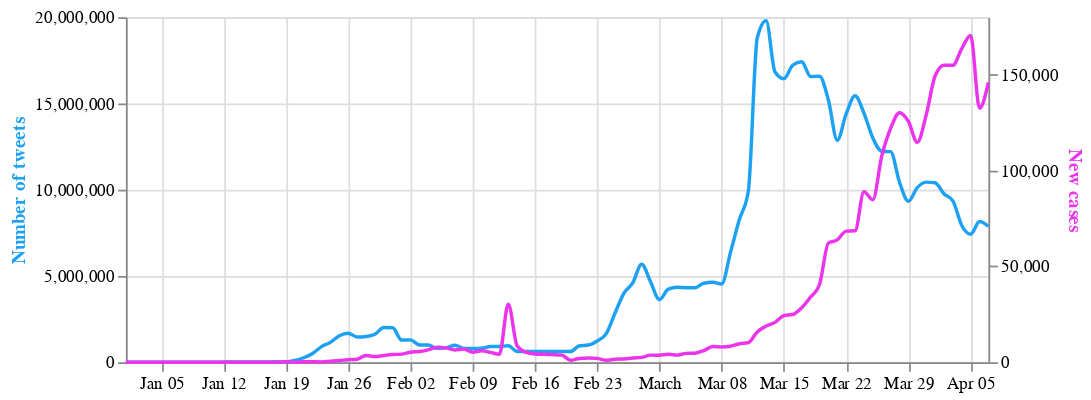

Source (notebook cell):
### Code cell
base = alt.Chart(merged_3).encode(
    alt.X('date:T', axis=alt.Axis(title=None))
).properties(
    width=500,
    height=200
)


line_tweets = base.mark_line(stroke='#1da1f2', interpolate='monotone').encode(
    alt.Y('Tweets',
          axis=alt.Axis(title='Number of tweets', titleColor='#1da1f2'))
)

line_cases = base.mark_line( interpolate='monotone', stroke='#eb34eb').encode(
    alt.Y('new_cases',
          axis=alt.Axis(title='New cases', titleColor='#eb34eb'))
)

alt.layer(line_tweets, line_cases).resolve_scale(
    y = 'independent'
)

### Figure 1 — Vega-Lite specification as saved in the notebook (floating-point values rounded to 4 significant figures)
{"config": {"view": {"continuousWidth": 400, "continuousHeight": 300}}, "layer": [{"mark": {"type": "line", "interpolate": "monotone", "stroke": "#1da1f2"}, "encoding": {"x": {"type": "temporal", "axis": {"title": null}, "field": "date"}, "y": {"type": "quantitative", "axis": {"title": "Number of tweets", "titleColor": "#1da1f2"}, "field": "Tweets"}}, "height": 200, "width": 500}, {"mark": {"type": "line", "interpolate": "monotone", "stroke": "#eb34eb"}, "encoding": {"x": {"type": "temporal", "axis": {"title": null}, "field": "date"}, "y": {"type": "quantitative", "axis": {"title": "New cases", "titleColor": "#eb34eb"}, "field": "new_cases"}}, "height": 200, "width": 500}], "data": {"name": "data-2630452bc11ea212d452ce67a2292795"}, "resolve": {"scale": {"y": "independent"}}, "$schema": "https://vega.github.io/schema/vega-lite/v4.8.1.json", "datasets": {"data-2630452bc11ea212d452ce67a2292795": [{"date": "2020-04-07T00:00:00", "Tweets": 7877346, "total_cases": 2687000.0, "new_cases": 146000.0, "new_deaths": 10680.0, "cnn_articles": 230.0, "fox_articles": 230.0}, {"date": "2020-04-06T00:00:00", "Tweets": 8153966, "total_cases": 2541000.0, "new_cases": 132600.0, "new_deaths": 9512.0, "cnn_articles": 169.0, "fox_articles": 169.0}, {"date": "2020-04-05T00:00:00", "Tweets": 7421877, "total_cases": 2408000.0, "new_cases": 170500.0, "new_deaths": 12620.0, "cnn_articles": 96.0, "fox_articles": 96.0}, {"date": "2020-04-04T00:00:00", "Tweets": 7928225, "total_cases": 2238000.0, "new_cases": 163700.0, "new_deaths": 13550.0, "cnn_articles": 120.0, "fox_articles": 120.0}, {"date": "2020-04-03T00:00:00", "Tweets": 9357113, "total_cases": 2074000.0, "new_cases": 154900.0, "new_deaths": 10020.0, "cnn_articles": 235.0, "fox_articles": 235.0}, {"date": "2020-04-02T00:00:00", "Tweets": 9767918, "total_cases": 1920000.0, "new_cases": 154900.0, "new_deaths": 10020.0, "cnn_articles": 260.0, "fox_articles": 260.0}, {"date": "2020-04-01T00:00:00", "Tweets": 10402981, "total_cases": 1765000.0, "new_cases": 149300.0, "new_deaths": 9348.0, "cnn_articles": 260.0, "fox_articles": 260.0}, {"date": "2020-03-31T00:00:00", "Tweets": 10442432, "total_cases": 1615000.0, "new_cases": 129000.0, "new_deaths": 7972.0, "cnn_articles": 144.0, "fox_articles": 144.0}, {"date": "2020-03-30T00:00:00", "Tweets": 10125714, "total_cases": 1486000.0, "new_cases": 114700.0, "new_deaths": 6456.0, "cnn_articles": 204.0, "fox_articles": 204.0}, {"date": "2020-03-29T00:00:00", "Tweets": 9333426, "total_cases": 1372000.0, "new_cases": 125600.0, "new_deaths": 7174.0, "cnn_articles": 108.0, "fox_articles": 108.0}, {"date": "2020-03-28T00:00:00", "Tweets": 10434671, "total_cases": 1246000.0, "new_cases": 130200.0, "new_deaths": 6982.0, "cnn_articles": 84.0, "fox_articles": 84.0}, {"date": "2020-03-27T00:00:00", "Tweets": 12209011, "total_cases": 1116000.0, "new_cases": 122000.0, "new_deaths": 5610.0, "cnn_articles": 210.0, "fox_articles": 210.0}, {"date": "2020-03-26T00:00:00", "Tweets": 12236719, "total_cases": 993700.0, "new_cases": 107500.0, "new_deaths": 5288.0, "cnn_articles": 256.0, "fox_articles": 256.0}, {"date": "2020-03-25T00:00:00", "Tweets": 13000269, "total_cases": 886200.0, "new_cases": 84770.0, "new_deaths": 4610.0, "cnn_articles": 260.0, "fox_articles": 260.0}, {"date": "2020-03-24T00:00:00", "Tweets": 14445841, "total_cases": 801400.0, "new_cases": 88970.0, "new_deaths": 3708.0, "cnn_articles": 253.0, "fox_articles": 253.0}, {"date": "2020-03-23T00:00:00", "Tweets": 15446246, "total_cases": 712400.0, "new_cases": 68570.0, "new_deaths": 3376.0, "cnn_articles": 231.0, "fox_articles": 231.0}, {"date": "2020-03-22T00:00:00", "Tweets": 14392561, "total_cases": 643900.0, "new_cases": 68410.0, "new_deaths": 3434.0, "cnn_articles": 101.0, "fox_articles": 101.0}, {"date": "2020-03-21T00:00:00", "Tweets": 12861351, "total_cases": 575400.0, "new_cases": 63820.0, "new_deaths": 2770.0, "cnn_articles": 75.0, "fox_articles": 75.0}, {"date": "2020-03-20T00:00:00", "Tweets": 15200259, "total_cases": 511600.0, "new_cases": 62190.0, "new_deaths": 2148.0, "cnn_articles": 186.0, "fox_articles": 186.0}, {"date": "2020-03-19T00:00:00", "Tweets": 16582131, "total_cases": 449400.0, "new_cases": 40430.0, "new_deaths": 1916.0, "cnn_articles": 246.0, "fox_articles": 246.0}, {"date": "2020-03-18T00:00:00", "Tweets": 16561524, "total_cases": 409000.0, "new_cases": 34010.0, "new_deaths": 1624.0, "cnn_articles": 241.0, "fox_articles": 241.0}, {"date": "2020-03-17T00:00:00", "Tweets": 17417142, "total_cases": 375000.0, "new_cases": 28400.0, "new_deaths": 1212.0, "cnn_articles": 247.0, "fox_articles": 247.0}, {"date": "2020-03-16T00:00:00", "Tweets": 17227182, "total_cases": 346600.0, "new_cases": 24910.0, "new_deaths": 1500.0, "cnn_articles": 204.0, "fox_articles": 204.0}, {"date": "2020-03-15T00:00:00", "Tweets": 16438760, "total_cases": 321600.0, "new_cases": 24330.0, "new_deaths": 734.0, "cnn_articles": 91.0, "fox_articles": 91.0}, {"date": "2020-03-14T00:00:00", "Tweets": 16823148, "total_cases": 297100.0, "new_cases": 20810.0, "new_deaths": 884.0, "cnn_articles": 49.0, "fox_articles": 49.0}, {"date": "2020-03-13T00:00:00", "Tweets": 19802671, "total_cases": 276100.0, "new_cases": 18900.0, "new_deaths": 702.0, "cnn_articles": 159.0, "fox_articles": 159.0}, {"date": "2020-03-12T00:00:00", "Tweets": 18799722, "total_cases": 257500.0, "new_cases": 15800.0, "new_deaths": 662.0, "cnn_articles": 185.0, "fox_articles": 185.0}, {"date": "2020-03-11T00:00:00", "Tweets": 9923317, "total_cases": 241700.0, "new_cases": 10210.0, "new_deaths": 544.0, "cnn_articles": 107.0, "fox_articles": 107.0}, {"date": "2020-03-10T00:00:00", "Tweets": 8284672, "total_cases": 231300.0, "new_cases": 9632.0, "new_deaths": 418.0, "cnn_articles": 104.0, "fox_articles": 104.0}, {"date": "2020-03-09T00:00:00", "Tweets": 6386122, "total_cases": 221800.0, "new_cases": 8354.0, "new_deaths": 456.0, "cnn_articles": 89.0, "fox_articles": 89.0}, {"date": "2020-03-08T00:00:00", "Tweets": 4533476, "total_cases": 213400.0, "new_cases": 7954.0, "new_deaths": 194.0, "cnn_articles": 39.0, "fox_articles": 39.0}, {"date": "2020-03-07T00:00:00", "Tweets": 4632239, "total_cases": 205500.0, "new_cases": 8240.0, "new_deaths": 208.0, "cnn_articles": 37.0, "fox_articles": 37.0}, {"date": "2020-03-06T00:00:00", "Tweets": 4581032, "total_cases": 197300.0, "new_cases": 6116.0, "new_deaths": 204.0, "cnn_articles": 60.0, "fox_articles": 60.0}, {"date": "2020-03-05T00:00:00", "Tweets": 4323687, "total_cases": 191200.0, "new_cases": 4708.0, "new_deaths": 160.0, "cnn_articles": 50.0, "fox_articles": 50.0}, {"date": "2020-03-04T00:00:00", "Tweets": 4323670, "total_cases": 186400.0, "new_cases": 4624.0, "new_deaths": 168.0, "cnn_articles": 65.0, "fox_articles": 65.0}, {"date": "2020-03-03T00:00:00", "Tweets": 4342139, "total_cases": 181800.0, "new_cases": 3714.0, "new_deaths": 144.0, "cnn_articles": 49.0, "fox_articles": 49.0}, {"date": "2020-03-02T00:00:00", "Tweets": 4240721, "total_cases": 178300.0, "new_cases": 4138.0, "new_deaths": 134.0, "cnn_articles": 62.0, "fox_articles": 62.0}, {"date": "2020-03-01T00:00:00", "Tweets": 3632689, "total_cases": 174200.0, "new_cases": 3688.0, "new_deaths": 116.0, "cnn_articles": 24.0, "fox_articles": 24.0}, {"date": "2020-02-29T00:00:00", "Tweets": 4666121, "total_cases": 170500.0, "new_cases": 3718.0, "new_deaths": 128.0, "cnn_articles": 27.0, "fox_articles": 27.0}, {"date": "2020-02-28T00:00:00", "Tweets": 5685321, "total_cases": 166800.0, "new_cases": 2532.0, "new_deaths": 114.0, "cnn_articles": 43.0, "fox_articles": 43.0}, {"date": "2020-02-27T00:00:00", "Tweets": 4597412, "total_cases": 164200.0, "new_cases": 2228.0, "new_deaths": 76.0, "cnn_articles": 69.0, "fox_articles": 69.0}, {"date": "2020-02-26T00:00:00", "Tweets": 3989533, "total_cases": 162000.0, "new_cases": 1734.0, "new_deaths": 128.0, "cnn_articles": 52.0, "fox_articles": 52.0}, {"date": "2020-02-25T00:00:00", "Tweets": 2844369, "total_cases": 160300.0, "new_cases": 1586.0, "new_deaths": 158.0, "cnn_articles": 22.0, "fox_articles": 22.0}, {"date": "2020-02-24T00:00:00", "Tweets": 1643544, "total_cases": 158700.0, "new_cases": 1046.0, "new_deaths": 312.0, "cnn_articles": 19.0, "fox_articles": 19.0}, {"date": "2020-02-23T00:00:00", "Tweets": 1233511, "total_cases": 157600.0, "new_cases": 2018.0, "new_deaths": 208.0, "cnn_articles": 4.0, "fox_articles": 4.0}, {"date": "2020-02-22T00:00:00", "Tweets": 997638, "total_cases": 155600.0, "new_cases": 2170.0, "new_deaths": 224.0, "cnn_articles": 4.0, "fox_articles": 4.0}, {"date": "2020-02-21T00:00:00", "Tweets": 954321, "total_cases": 153400.0, "new_cases": 1992.0, "new_deaths": 238.0, "cnn_articles": 19.0, "fox_articles": 19.0}, {"date": "2020-02-20T00:00:00", "Tweets": 622349, "total_cases": 151400.0, "new_cases": 1064.0, "new_deaths": 232.0, "cnn_articles": 9.0, "fox_articles": 9.0}, {"date": "2020-02-19T00:00:00", "Tweets": 626237, "total_cases": 150400.0, "new_cases": 3728.0, "new_deaths": 278.0, "cnn_articles": 12.0, "fox_articles": 12.0}, {"date": "2020-02-18T00:00:00", "Tweets": 628043, "total_cases": 146700.0, "new_cases": 3990.0, "new_deaths": 196.0, "cnn_articles": 17.0, "fox_articles": 17.0}, {"date": "2020-02-17T00:00:00", "Tweets": 626732, "total_cases": 142700.0, "new_cases": 4134.0, "new_deaths": 212.0, "cnn_articles": 18.0, "fox_articles": 18.0}, {"date": "2020-02-16T00:00:00", "Tweets": 625127, "total_cases": 138500.0, "new_cases": 4324.0, "new_deaths": 284.0, "cnn_articles": 6.0, "fox_articles": 6.0}, {"date": "2020-02-15T00:00:00", "Tweets": 624555, "total_cases": 134200.0, "new_cases": 5120.0, "new_deaths": 288.0, "cnn_articles": 8.0, "fox_articles": 8.0}, {"date": "2020-02-14T00:00:00", "Tweets": 622722, "total_cases": 129100.0, "new_cases": 8430.0, "new_deaths": 26.0, "cnn_articles": 14.0, "fox_articles": 14.0}, {"date": "2020-02-13T00:00:00", "Tweets": 956877, "total_cases": 120700.0, "new_cases": 30300.0, "new_deaths": 510.0, "cnn_articles": 21.0, "fox_articles": 21.0}, {"date": "2020-02-12T00:00:00", "Tweets": 911098, "total_cases": 90360.0, "new_cases": 4144.0, "new_deaths": 194.0, "cnn_articles": 20.0, "fox_articles": 20.0}, {"date": "2020-02-11T00:00:00", "Tweets": 908627, "total_cases": 86210.0, "new_cases": 5124.0, "new_deaths": 216.0, "cnn_articles": 18.0, "fox_articles": 18.0}, {"date": "2020-02-10T00:00:00", "Tweets": 807654, "total_cases": 81090.0, "new_cases": 5984.0, "new_deaths": 194.0, "cnn_articles": 13.0, "fox_articles": 13.0}, {"date": "2020-02-09T00:00:00", "Tweets": 796739, "total_cases": 75100.0, "new_cases": 5236.0, "new_deaths": 178.0, "cnn_articles": 10.0, "fox_articles": 10.0}, {"date": "2020-02-08T00:00:00", "Tweets": 803453, "total_cases": 69870.0, "new_cases": 6884.0, "new_deaths": 172.0, "cnn_articles": 11.0, "fox_articles": 11.0}, {"date": "2020-02-07T00:00:00", "Tweets": 987563, "total_cases": 62980.0, "new_cases": 6436.0, "new_deaths": 146.0, "cnn_articles": 22.0, "fox_articles": 22.0}, {"date": "2020-02-06T00:00:00", "Tweets": 834673, "total_cases": 56550.0, "new_cases": 7502.0, "new_deaths": 144.0, "cnn_articles": 17.0, "fox_articles": 17.0}, {"date": "2020-02-05T00:00:00", "Tweets": 803587, "total_cases": 49050.0, "new_cases": 7816.0, "new_deaths": 132.0, "cnn_articles": 20.0, "fox_articles": 20.0}, {"date": "2020-02-04T00:00:00", "Tweets": 997862, "total_cases": 41230.0, "new_cases": 6486.0, "new_deaths": 130.0, "cnn_articles": 28.0, "fox_articles": 28.0}, {"date": "2020-02-03T00:00:00", "Tweets": 1000752, "total_cases": 34740.0, "new_cases": 5636.0, "new_deaths": 114.0, "cnn_articles": 20.0, "fox_articles": 20.0}, {"date": "2020-02-02T00:00:00", "Tweets": 1298476, "total_cases": 29110.0, "new_cases": 5216.0, "new_deaths": 92.0, "cnn_articles": 7.0, "fox_articles": 7.0}, {"date": "2020-02-01T00:00:00", "Tweets": 1287963, "total_cases": 23890.0, "new_cases": 4244.0, "new_deaths": 92.0, "cnn_articles": 7.0, "fox_articles": 7.0}, {"date": "2020-01-31T00:00:00", "Tweets": 1997635, "total_cases": 19650.0, "new_cases": 4002.0, "new_deaths": 86.0, "cnn_articles": 19.0, "fox_articles": 19.0}, {"date": "2020-01-30T00:00:00", "Tweets": 2010976, "total_cases": 15650.0, "new_cases": 3512.0, "new_deaths": 76.0, "cnn_articles": 32.0, "fox_articles": 32.0}, {"date": "2020-01-29T00:00:00", "Tweets": 1623497, "total_cases": 12130.0, "new_cases": 2960.0, "new_deaths": 52.0, "cnn_articles": 33.0, "fox_articles": 33.0}, {"date": "2020-01-28T00:00:00", "Tweets": 1497653, "total_cases": 9174.0, "new_cases": 3534.0, "new_deaths": 50.0, "cnn_articles": 22.0, "fox_articles": 22.0}, {"date": "2020-01-27T00:00:00", "Tweets": 1467598, "total_cases": 5640.0, "new_cases": 1594.0, "new_deaths": 50.0, "cnn_articles": 20.0, "fox_articles": 20.0}, {"date": "2020-01-26T00:00:00", "Tweets": 1678953, "total_cases": 4046.0, "new_cases": 1346.0, "new_deaths": 30.0, "cnn_articles": 9.0, "fox_articles": 9.0}, {"date": "2020-01-25T00:00:00", "Tweets": 1536784, "total_cases": 2700.0, "new_cases": 906.0, "new_deaths": 30.0, "cnn_articles": 5.0, "fox_articles": 5.0}, {"date": "2020-01-24T00:00:00", "Tweets": 1153245, "total_cases": 1794.0, "new_cases": 532.0, "new_deaths": 18.0, "cnn_articles": 10.0, "fox_articles": 10.0}, {"date": "2020-01-23T00:00:00", "Tweets": 905673, "total_cases": 1262.0, "new_cases": 194.0, "new_deaths": 0.0, "cnn_articles": 20.0, "fox_articles": 20.0}, {"date": "2020-01-22T00:00:00", "Tweets": 508623, "total_cases": 1068.0, "new_cases": 284.0, "new_deaths": 22.0, "cnn_articles": 10.0, "fox_articles": 10.0}, {"date": "2020-01-21T00:00:00", "Tweets": 259864, "total_cases": 784.0, "new_cases": 306.0, "new_deaths": 6.0, "cnn_articles": 6.0, "fox_articles": 6.0}, {"date": "2020-01-20T00:00:00", "Tweets": 100124, "total_cases": 478.0, "new_cases": 40.0, "new_deaths": 0.0, "cnn_articles": 3.0, "fox_articles": 3.0}, {"date": "2020-01-19T00:00:00", "Tweets": 20987, "total_cases": 438.0, "new_cases": 272.0, "new_deaths": 2.0, "cnn_articles": 0.0, "fox_articles": 0.0}, {"date": "2020-01-18T00:00:00", "Tweets": 23432, "total_cases": 166.0, "new_cases": 34.0, "new_deaths": 0.0, "cnn_articles": 0.0, "fox_articles": 0.0}, {"date": "2020-01-17T00:00:00", "Tweets": 22431, "total_cases": 132.0, "new_cases": 10.0, "new_deaths": 0.0, "cnn_articles": 2.0, "fox_articles": 2.0}, {"date": "2020-01-16T00:00:00", "Tweets": 22342, "total_cases": 122.0, "new_cases": 0.0, "new_deaths": 0.0, "cnn_articles": 1.0, "fox_articles": 1.0}, {"date": "2020-01-15T00:00:00", "Tweets": 10987, "total_cases": 122.0, "new_cases": 2.0, "new_deaths": 2.0, "cnn_articles": 1.0, "fox_articles": 1.0}, {"date": "2020-01-14T00:00:00", "Tweets": 10023, "total_cases": 120.0, "new_cases": 0.0, "new_deaths": 0.0, "cnn_articles": 0.0, "fox_articles": 0.0}, {"date": "2020-01-13T00:00:00", "Tweets": 16475, "total_cases": 120.0, "new_cases": 2.0, "new_deaths": 0.0, "cnn_articles": 1.0, "fox_articles": 1.0}, {"date": "2020-01-12T00:00:00", "Tweets": 10045, "total_cases": 118.0, "new_cases": 0.0, "new_deaths": 0.0, "cnn_articles": 0.0, "fox_articles": 0.0}, {"date": "2020-01-11T00:00:00", "Tweets": 2812, "total_cases": 118.0, "new_cases": 0.0, "new_deaths": 2.0, "cnn_articles": 0.0, "fox_articles": 0.0}, {"date": "2020-01-10T00:00:00", "Tweets": 2347, "total_cases": 118.0, "new_cases": 0.0, "new_deaths": 0.0, "cnn_articles": 0.0, "fox_articles": 0.0}, {"date": "2020-01-09T00:00:00", "Tweets": 3451, "total_cases": 118.0, "new_cases": 0.0, "new_deaths": 0.0, "cnn_articles": 1.0, "fox_articles": 1.0}, {"date": "2020-01-08T00:00:00", "Tweets": 421, "total_cases": 118.0, "new_cases": 0.0, "new_deaths": 0.0, "cnn_articles": 0.0, "fox_articles": 0.0}, {"date": "2020-01-07T00:00:00", "Tweets": 293, "total_cases": 118.0, "new_cases": 0.0, "new_deaths": 0.0, "cnn_articles": 0.0, "fox_articles": 0.0}, {"date": "2020-01-06T00:00:00", "Tweets": 86, "total_cases": 118.0, "new_cases": 0.0, "new_deaths": 0.0, "cnn_articles": 0.0, "fox_articles": 0.0}, {"date": "2020-01-05T00:00:00", "Tweets": 127, "total_cases": 118.0, "new_cases": 30.0, "new_deaths": 0.0, "cnn_articles": 0.0, "fox_articles": 0.0}, {"date": "2020-01-04T00:00:00", "Tweets": 172, "total_cases": 88.0, "new_cases": 0.0, "new_deaths": 0.0, "cnn_articles": 0.0, "fox_articles": 0.0}, {"date": "2020-01-03T00:00:00", "Tweets": 94, "total_cases": 88.0, "new_cases": 34.0, "new_deaths": 0.0, "cnn_articles": 0.0, "fox_articles": 0.0}, {"date": "2020-01-02T00:00:00", "Tweets": 41, "total_cases": 54.0, "new_cases": 0.0, "new_deaths": 0.0, "cnn_articles": 0.0, "fox_articles": 0.0}, {"date": "2020-01-01T00:00:00", "Tweets": 63, "total_cases": 54.0, "new_cases": 0.0, "new_deaths": 0.0, "cnn_articles": 0.0, "fox_articles": 0.0}]}}
